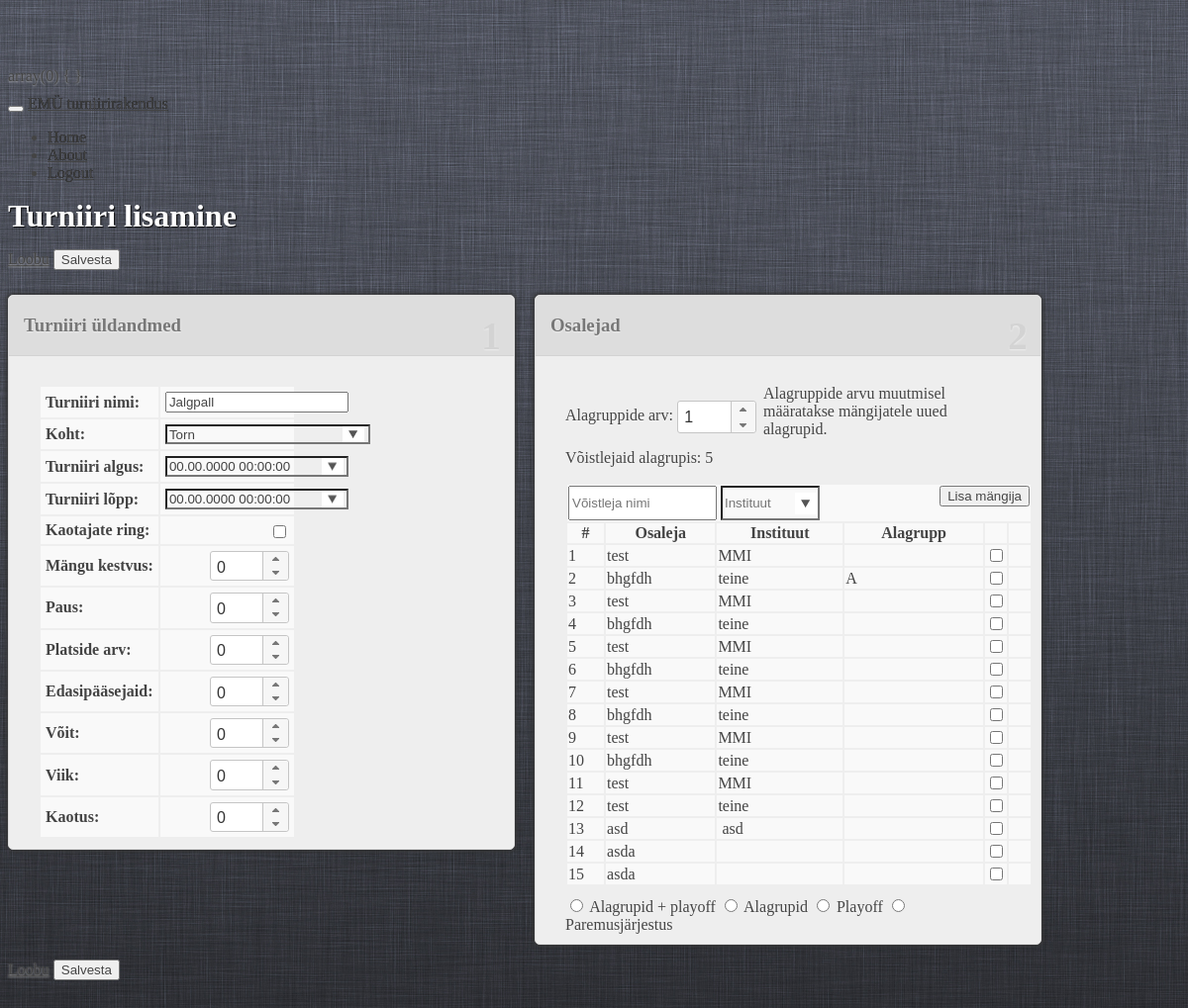
Page /tournaments/view/1 (signed in) on the committed database.
### tables this page shows
CREATE TABLE `tournament` (
  `tournament_id` int(10) unsigned NOT NULL AUTO_INCREMENT,
  `tournament_name` varchar(100) NOT NULL,
  `tournament_year` int(11) NOT NULL,
  `tournament_place` varchar(100) NOT NULL,
  `place_id` int(11) unsigned NOT NULL,
  `deleted` tinyint(1) NOT NULL DEFAULT '0',
  `tournament_start` datetime NOT NULL,
  `tournament_end` datetime NOT NULL,
  `tournament_loser_bracket` tinyint(1) unsigned NOT NULL DEFAULT '0',
  `tournament_game_time` smallint(6) NOT NULL,
  `tournament_game_pause` smallint(6) NOT NULL,
  `tournament_field` smallint(6) NOT NULL,
  `tournament_group` smallint(6) NOT NULL,
  `tournament_win` smallint(6) NOT NULL,
  `tournament_type` tinyint(4) NOT NULL,
  `tournament_game_win` tinyint(4) NOT NULL,
  `tournament_game_tie` tinyint(4) NOT NULL,
  `tournament_game_loss` tinyint(4) NOT NULL,
  PRIMARY KEY (`tournament_id`),
  KEY `place_id` (`place_id`)
);

CREATE TABLE `participant` (
  `participant_id` int(10) unsigned NOT NULL AUTO_INCREMENT,
  `participant_name` varchar(255) NOT NULL,
  `institute_id` int(10) unsigned DEFAULT NULL,
  `group_name` varchar(255) NOT NULL DEFAULT '',
  `participant_favorite` tinyint(1) unsigned NOT NULL DEFAULT '0',
  `tournament_id` int(11) unsigned NOT NULL DEFAULT '1',
  `deleted` tinyint(1) unsigned NOT NULL DEFAULT '0',
  PRIMARY KEY (`participant_id`),
  KEY `institute_id` (`institute_id`),
  KEY `tournament_id` (`tournament_id`)
);

CREATE TABLE `institute` (
  `institute_id` int(10) unsigned NOT NULL AUTO_INCREMENT,
  `institute_name` varchar(255) NOT NULL,
  `deleted` tinyint(1) unsigned NOT NULL DEFAULT '0',
  PRIMARY KEY (`institute_id`)
);

### views/tournaments_view_view.php (called while the page is built, shortened)
<?
require ('tournaments_add_view.php');
?>

### controllers/tournaments.php (called while the page is built, shortened)
<?php
class tournaments
{
	function view()
	{
		var_dump($_POST);
		global $_request;
		$id = $_request->params[0];
		$tournament = get_all("SELECT * FROM tournament WHERE tournament_id='$id'");
		$tournament = $tournament[0];
		$places = get_all("SELECT * FROM place WHERE place_deleted=0");
		$institutes = get_all("SELECT * FROM institute WHERE deleted=0");
		$participants = get_all("SELECT *
								 FROM participant as pa
								 LEFT JOIN institute using(institute_id)
								 WHERE pa.deleted=0 AND tournament_id='$id'");
		$tournament['tournament_start'] = $this->convert_date2($tournament['tournament_start']);
		$tournament['tournament_end'] = $this->convert_date2($tournament['tournament_end']);
		require 'views/master_view.php';
	}
	function convert_date2($date)
	{
		list($date, $time) = explode(' ', $date);
		list($y, $mon, $d) = explode('-', $date);
		list($h, $min) = explode(':', $time);
		return "$d.$mon.$y $h:$min:00";
	}
}

### modules/request.php (called while the page is built, shortened)
<?php
class request
{
	function __construct()
	{
		if (isset($_SERVER['PATH_INFO'])) {
			if ($path_info = explode('/', $_SERVER['PATH_INFO'])) {
				array_shift($path_info);
				$this->controller = isset($path_info[0]) ? array_shift($path_info) : DEFAULT_CONTROLLER;
				$this->action = isset($path_info[0]) && !empty($path_info[0]) ? array_shift($path_info) : 'index';
				$this->params = isset($path_info[0]) ? $path_info : null;
			}
		}
	}
}
$_request = new request;

### modules/database.php (called while the page is built, shortened)
<?php
function get_all($sql)
{
	$q = mysql_query($sql) or db_error_out($sql);
	while (($result[] = mysql_fetch_assoc($q)) || array_pop($result)) {
		;
	}
	return $result;
}

### views/tournaments_add_view.php (the view, shortened to what this page needs)
<form method="post">
<div class="mywell"><h1>Turniiri lisamine</h1></div>
<div style="clear: both; margin: 15px 0">
	<a class="btn btn-large btn-inverse" href="/tournament/tournaments">Loobu</a>
	<button class="btn btn-large btn-primary" type="button" onclick="convert_table_to_json()">Salvesta</button>
</div>
<div class="kast">
	<div class="number">1</div>
	<div class="titlebar"><h3>Turniiri üldandmed</h3>
	</div>
	<table id="tournament-attributes-table" class="table table-bordered ">
		<tbody>
		<tr>
			<th>Turniiri nimi:</th>
			<td><input id="tournament-name" onfocus="$(this).removeClass('viga')" type="text"
			           name="tournament[tournament_name]" autocomplete="off"
			           value="<?= $tournament['tournament_name'] ?>"></td>
		</tr>
		<tr>
			<th>Koht:</th>
			<td>
			</td>
		</tr>
		<tr>
			<th>Turniiri algus:</th>
			<td><input type="text" id="tournament_start" class="datetimepicker" name="tournament[tournament_start]"
			           placeholder="pp.kk.aaaa hh:mm" autocomplete="off" onfocus="$(this).removeClass('viga')"
			           value="<?= $tournament['tournament_start'] ?>"></td>
		</tr>
		<tr>
			<th>Turniiri lõpp:</th>
			<td>
				<input type="text" class="datetimepicker" id="tournament_end" name="tournament[tournament_end]"
				       autocomplete="off" onfocus="$(this).removeClass('viga')" placeholder="pp.kk.aaaa hh:mm"
				       value="<?= $tournament['tournament_end'] ?>"></td>
		</tr>
		<tr>
			<th>Kaotajate ring:</th>
			<td><input name="tournament[tournament_loser_bracket]" type="checkbox"
					<?=$tournament['tournament_loser_bracket'] == 1 ? 'checked="checked" value="1"' : 'value="0"'?>></td>
		</tr>
		<tr>
			<th>Mängu kestvus:</th>
			<td><input id="game-length" class="spinner" min="1" maxlength="2"
			           name="tournament[tournament_game_time]" onkeypress="validate(event)"
			           onfocus="$(this).removeClass('viga')" value="<?= $tournament['tournament_game_time'] ?>"></td>
		</tr>
		<tr>
			<th>Paus:</th>
			<td><input class="spinner" min="1" maxlength="2" name="tournament[tournament_game_pause]"
			           onkeypress="validate(event)" value="<?= $tournament['tournament_game_pause'] ?>"></td>
		</tr>
		<tr>
			<th>Platside arv:</th>
			<td><input class="spinner" min="1" maxlength="2" name="tournament[tournament_field]"
			           onkeypress="validate(event)" value="<?= $tournament['tournament_field'] ?>"/></td>
		</tr>
		<tr>
			<th>Edasipääsejaid:</th>
			<td><input class="spinner" min="1" maxlength="2" name="tournament[tournament_win]"
			           onkeypress="validate(event)" value="<?= $tournament['tournament_win'] ?>"/></td>
		</tr>
		<tr>
			<th>Võit:</th>
			<td><input class="spinner" min="0" maxlength="2" name="tournament[tournament_game_win]"
			           onkeypress="validate(event)" value="<?= $tournament['tournament_game_win'] ?>"/></td>
		</tr>
		<tr>
			<th>Viik:</th>
			<td><input class="spinner" min="0" maxlength="2" name="tournament[tournament_game_tie]"
			           onkeypress="validate(event)" value="<?= $tournament['tournament_game_tie'] ?>"/></td>
		</tr>
		<tr>
			<th>Kaotus:</th>
			<td><input class="spinner" min="0" maxlength="2" name="tournament[tournament_game_loss]"
			           onkeypress="validate(event)" value="<?= $tournament['tournament_game_loss'] ?>"/></td>
		</tr>
		</tbody>
	</table>
</div>
<div class="kast">
	<div class="number">2</div>
	<div class="titlebar"><h3>
			Osalejad
	</h3>
	</div>
	<div style="width: 200px; float:left">
		<p>Alagruppide arv:
			<input class="spinner" min="1" value="1" maxlength="2" name="tournament[tournament_group]" id="max_groups"
			       onkeypress="validate(event); reinit_groups()" value="<?= $tournament['tournament_group'] ?>"/></p>
		<p>Võistlejaid alagrupis: 5</p>
	</div>
	<div style="width: 250px; float:left">
		<span class="help-block">Alagruppide arvu muutmisel määratakse mängijatele uued alagrupid.</span>
	</div>
		<div style="clear: both">
		<table id="participants-table" class="table table-bordered table-striped" style="width: 472px !important;">
			<thead>
			<tr>
				<td colspan="6">
					<input type="text" class="input-small" placeholder="Võistleja nimi" id="participant_name" autocomplete="off"
					       style="height:35px; width: 150px" onfocus="$(this).removeClass('viga')">
					<button type="button" class="btn btn-large" onclick="add_participant()"
					        style="margin-left:5px; float: right ">
						Lisa
						mängija
					</button>
				</td>
			</tr>
			<tr>
				<th>
					#
				</th>
				<th>
					Osaleja
				</th>
				<th>
					Instituut
				</th>
				<th>
					Alagrupp
				</th>
				<th title="Vali favoriidiks" style="width: 20px">
				</th>
				<th title="Kustuta rida" style="width: 20px">
				</th>
			</tr>
			</thead>
			<tbody>
			<? if (! empty($participants)) {
				$i = 1;
				foreach ($participants as $participant): ?>
					<tr id="participant<?= $participant['participant_id'] ?>">
						<td>
							<?=$i ++?>
						</td>
						<td>
							<?=$participant['participant_name']?>
						</td>
						<td>
							<?=$participant['institute_name']?>
						</td>
						<td>
							<?=$participant['group_name']?>
						</td>
						<td>
							<input type="checkbox">
						</td>
						<td>
						</td>
					</tr>
				<? endforeach;
			}?>
			</tbody>
		</table>
	</div>
	<label class="checkbox">
		<input type="radio" name="radiobutton" onclick="$(hidediv1).hide();$('#round-robin-groups-playoff-div').show(400)">
		Alagrupid + playoff
	</label>
	<label class="checkbox">
		<input type="radio" name="radiobutton" onclick="$(hidediv2).hide();$('#round-robin-groups-div').show(400);"
		"> Alagrupid
	</label>
	<label class="checkbox">
		<input type="radio" name="radiobutton" onclick="$(hidediv3).hide();$('#playoffs-div').show(400);
"> Playoff
	</label>
	<label class="checkbox">
		<input type="radio" name="radiobutton" onclick="$(hidediv4).hide();$('#ranking-div').show(400);">
		Paremusjärjestus
	</label>
</div>
<div style="clear: both; padding: 15px 0">
	<a class="btn btn-large btn-inverse" href="/tournament/tournaments">Loobu</a>
	<button class="btn btn-large btn-primary" type="button" onclick="convert_table_to_json()">Salvesta</button>
</div>
</form>

### views/tournaments_view_view.php (style rules this page uses)
.datetimepicker { background: url(../../assets/ico/arrowdown.png) 98% 50% no-repeat; }

### rows in the picture
tournament: tournament_name "Jalgpall", tournament_game_time "0", tournament_game_pause "0", tournament_field "0", tournament_win "0", tournament_game_win "0", tournament_game_tie "0", tournament_game_loss "0"
participant: participant_name "test", institute.institute_name "MMI"
participant: participant_name "bhgfdh", institute.institute_name "teine", group_name "A"
participant: participant_name "test", institute.institute_name "MMI"
participant: participant_name "bhgfdh", institute.institute_name "teine"
participant: participant_name "test", institute.institute_name "MMI"
participant: participant_name "bhgfdh", institute.institute_name "teine"
participant: participant_name "test", institute.institute_name "MMI"
participant: participant_name "bhgfdh", institute.institute_name "teine"
participant: participant_name "test", institute.institute_name "MMI"
participant: participant_name "bhgfdh", institute.institute_name "teine"
participant: participant_name "test", institute.institute_name "MMI"
participant: participant_name "test", institute.institute_name "teine"
participant: participant_name "asd", institute.institute_name "asd"
participant: participant_name "asda"
participant: participant_name "asda"
